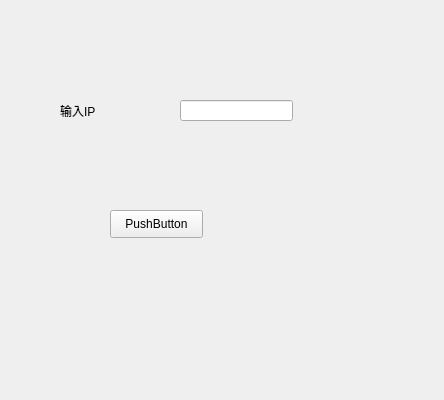
<?xml version="1.0" encoding="UTF-8"?>
<ui version="4.0">
 <class>clientwd</class>
 <widget class="QWidget" name="clientwd">
  <property name="geometry">
   <rect>
    <x>0</x>
    <y>0</y>
    <width>444</width>
    <height>400</height>
   </rect>
  </property>
  <property name="windowTitle">
   <string>Form</string>
  </property>
  <widget class="QLabel" name="label">
   <property name="geometry">
    <rect>
     <x>60</x>
     <y>100</y>
     <width>72</width>
     <height>21</height>
    </rect>
   </property>
   <property name="text">
    <string>输入IP</string>
   </property>
  </widget>
  <widget class="QLineEdit" name="lineEdit">
   <property name="geometry">
    <rect>
     <x>180</x>
     <y>100</y>
     <width>113</width>
     <height>21</height>
    </rect>
   </property>
  </widget>
  <widget class="QPushButton" name="pushButton">
   <property name="geometry">
    <rect>
     <x>110</x>
     <y>210</y>
     <width>93</width>
     <height>28</height>
    </rect>
   </property>
   <property name="text">
    <string>PushButton</string>
   </property>
  </widget>
 </widget>
 <resources/>
 <connections/>
</ui>
